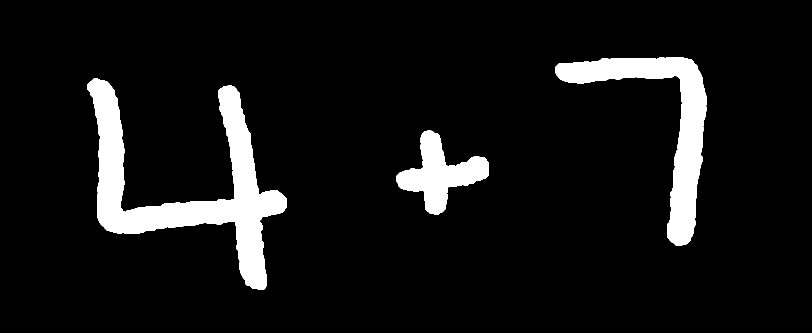
%> input picture test_image.png, 1624 x 666 px (shown at 1/2 size)
$ octave segment.m   (GNU Octave 9; MATLAB toolbox functions it lacks are replaced by stand-ins)
%> lines starting %> are read from the running program, lines starting %| are printed output that depends on the picture; in (x1, y1, x2, y2) boxes, pixels count from 0 and x2, y2 are one past the last pixel; in counts of white or black regions, pixels touching at a corner belong together; the program's own positions count from 1
image = imread('test_image.png');
%> image: size 666x1624 logical; 8.1% white; 3 white regions
imshow(image);
moddedImage = image;
[L,Ne] = bwlabel(moddedImage);
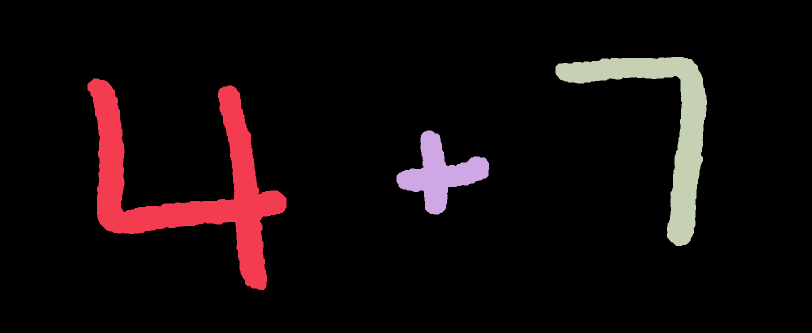
%> L: size 666x1624 double (shown at 1/2 size); 4 distinct labels, from 0 to 3; one colour per label, 0 black
%> Ne = 3
% Measuring properties of image regions
propied = regionprops(L,'BoundingBox');
%> propied = 3 regions; box (x1, y1, x2, y2): (175, 157, 573, 580), (793, 261, 978, 429), (1111, 114, 1414, 492)
hold on
% Plot Bounding Box
for n=1:size(propied,1)
    rectangle('Position',propied(n).BoundingBox,'EdgeColor','g','LineWidth',2)
end
%> this loop made 3 passes
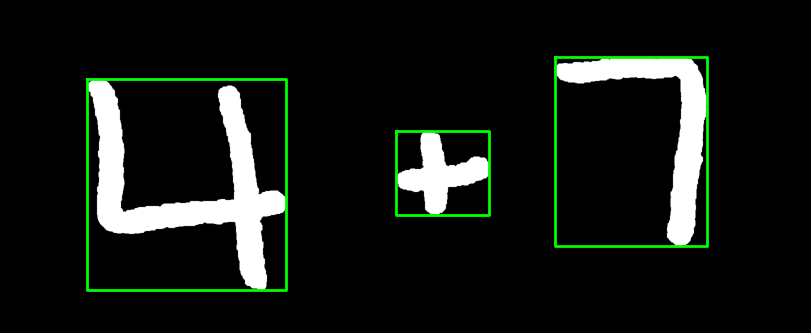
%> figure redrawn from the program's plot data; shown at 1/2 size
figure
for n=1:Ne
    subplot(5,5,n);
    [r,c] = find(L==n);
    n1 = moddedImage(min(r):max(r),min(c):max(c));
    imshow(n1);
    [h,w] = size(n1);
    if h<w
        padding = ceil((w-h)/2);
        n1 = padarray(n1, [padding 0],0,'both');
    elseif h>w
        padding = ceil((h-w)/2);
        n1 = padarray(n1, [0 padding],0,'both');
    end
    subplot(5,5,10+n);
%     n1 = imresize(n1,[28 28]);
%     n1 = imresize(n1,[128 128]);
    n1 = imgaussfilt(double(n1),1);
    n1 = padarray(imresize(n1, [20 20]), [4 4],0, 'both');
    imshow(n1);
    fullFileName = fullfile('segmentedImages', sprintf('image%d.png', n));
    imwrite(n1, fullFileName);
    pause(1)
end
%> this loop made 3 passes
%> (h, w, padding) on passes 1 to 3: (423, 398, 13), (168, 185, 9), (378, 303, 38)
%> pass 1, `n1 = moddedImage(min(r):max(r),min(c):max(c));`:
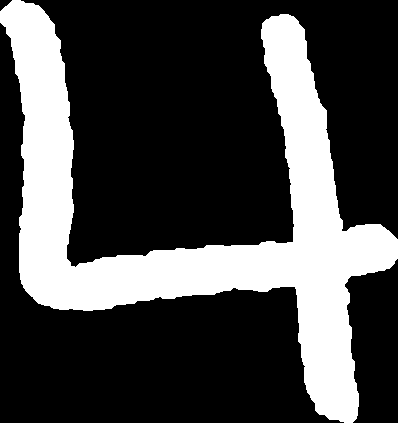
%> n1: size 423x398 logical; 27.8% white; 1 white region, box (x1, y1, x2, y2) and area: (0, 0, 398, 423) 46823
%> pass 1, `n1 = padarray(n1, [0 padding],0,'both');`:
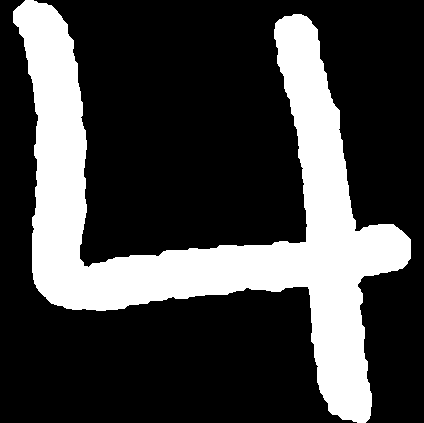
%> n1: size 423x424 logical; 26.1% white; 1 white region, box (x1, y1, x2, y2) and area: (13, 0, 411, 423) 46823
%> pass 1, `n1 = imgaussfilt(double(n1),1);`:
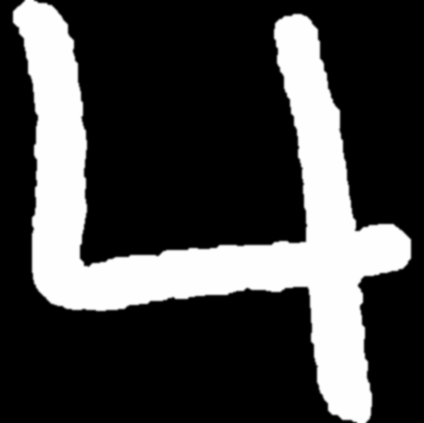
%> n1: size 423x424 double; min 0, max 1, mean 0.261
%> pass 1, `n1 = padarray(imresize(n1, [20 20]), [4 4],0, 'both');`:
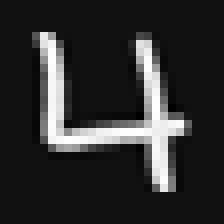
%> n1: size 28x28 double (shown 8 times larger); min -0.0809, max 1.08, mean 0.134; drawn with min black and max white
%> after the loop:
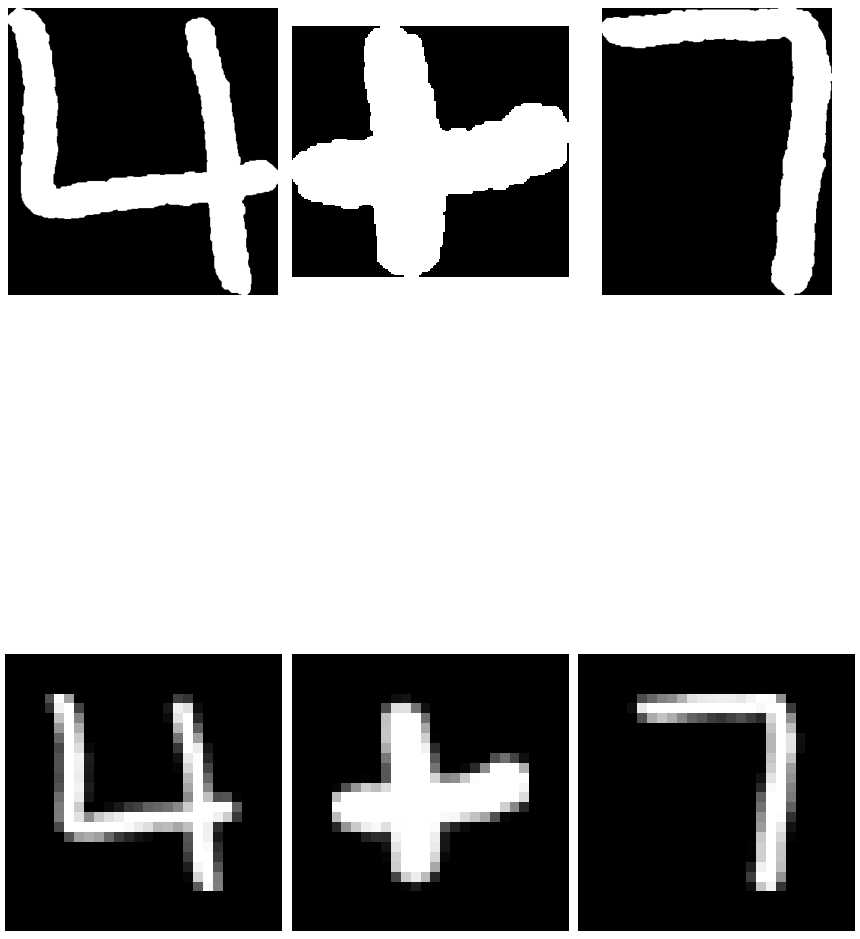
%> figure redrawn from the program's plot data, 6 panels

$ run again, with cleaned.png copied over test_image.png
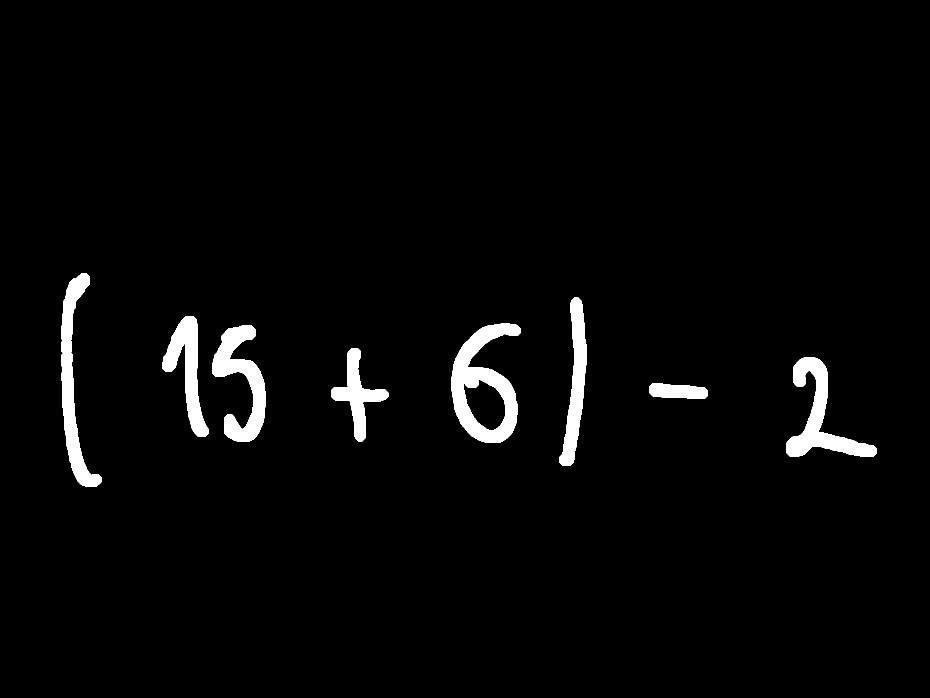
%> input picture cleaned.png, 1859 x 1395 px (shown at 1/2 size)
%> image: size 1395x1859 logical; 2.9% white; 8 white regions
%> L: size 1395x1859 double; 9 distinct labels, from 0 to 8
%> Ne = 8
%> propied = 8 regions; box (x1, y1, x2, y2): (122, 547, 204, 973), (324, 632, 417, 874), (424, 651, 531, 884), (662, 696, 777, 883), (903, 647, 1042, 886), (1119, 595, 1173, 932), (1298, 767, 1416, 798), (1573, 715, 1754, 913)
%> the loop `for n=1:size(propied,1)` made 8 passes
%> the loop `for n=1:Ne` made 8 passes
%> (h, w, padding) on passes 1 to 8: (426, 82, 172), (242, 93, 75), (233, 107, 63), (187, 115, 36), (239, 139, 50), (337, 54, 142), (31, 118, 44), (198, 181, 9)
%> pass 1, `n1 = moddedImage(min(r):max(r),min(c):max(c));`:
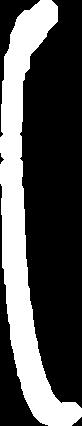
%> n1: size 426x82 logical; 32% white; 1 white region, box (x1, y1, x2, y2) and area: (0, 0, 82, 426) 11186
%> pass 1, `n1 = padarray(imresize(n1, [20 20]), [4 4],0, 'both');`:
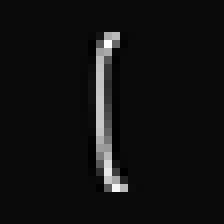
%> n1: size 28x28 double (shown 8 times larger); min -0.0449, max 1.07, mean 0.0316; drawn with min black and max white
